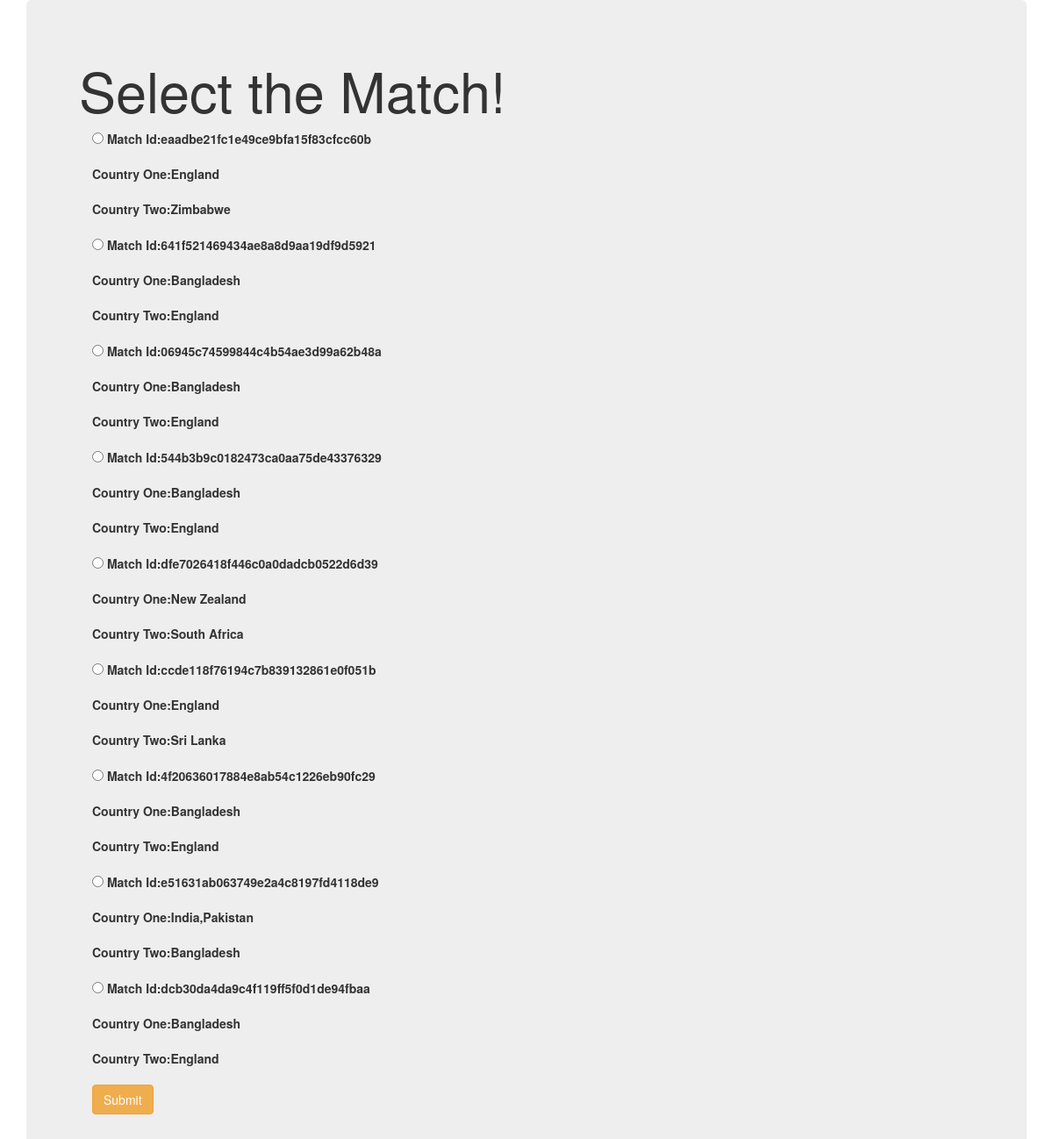
Page /edit_selection/ on the committed database.
### Yorking/models.py (models this page shows)
class match_user(models.Model):
    match_id=models.CharField(primary_key=True,default=uuid_hex,max_length=100,editable=False)
    country1=models.CharField(max_length=200)
    country2=models.CharField(max_length=200)
    status=models.CharField(max_length=200,default='Not occured')

### Yorking/views.py (the view)
# urls.py: path('edit_selection/',views.edit_selection,name='edit'),
def edit_selection(request):
    match_user_obj=match_user.objects.filter(status__exact='Not occured')
    return render(request,'Yorking/edit_selection.html',{'matchcountries':match_user_obj})

### templates/Yorking/edit_selection.html (shortened to what this page needs)
<!DOCTYPE html>
{% load static %}
<html lang="en" dir="ltr">
  <head>
    <link rel="stylesheet" href="https://maxcdn.bootstrapcdn.com/bootstrap/3.3.7/css/bootstrap.min.css">
  </head>
  <body>
    <div class="container">
      <div class="jumbotron">
        <h1>Select the Match!</h1>
        <div class="container">
          <form action="{% url 'Yorking:playerperfomance' %}" method="POST">
            {% for i in matchcountries %}
            <div class="form-group">
              <input type="radio" name="matchid" value={{i.match_id}}>
              <label for="player">Match Id:{{i.match_id}}</label><p></p>
              <label for="player">Country One:{{i.country1}}</label><p></p>
              <label for="player">Country Two:{{i.country2}}</label><p></p>
            </div>
            {% endfor %}
            <button type="submit" name='submit' class="btn btn-warning margin-bottom button">Submit</button>
          </form>
        </div>
      </div>
    </div>
  </body>
</html>

### rows in the picture
match_user: match_id "eaadbe21fc1e49ce9bfa15f83cfcc60b", country1 "England", country2 "Zimbabwe"
match_user: match_id "641f521469434ae8a8d9aa19df9d5921", country1 "Bangladesh", country2 "England"
match_user: match_id "06945c74599844c4b54ae3d99a62b48a", country1 "Bangladesh", country2 "England"
match_user: match_id "544b3b9c0182473ca0aa75de43376329", country1 "Bangladesh", country2 "England"
match_user: match_id "dfe7026418f446c0a0dadcb0522d6d39", country1 "New Zealand", country2 "South Africa"
match_user: match_id "ccde118f76194c7b839132861e0f051b", country1 "England", country2 "Sri Lanka"
match_user: match_id "4f20636017884e8ab54c1226eb90fc29", country1 "Bangladesh", country2 "England"
match_user: match_id "e51631ab063749e2a4c8197fd4118de9", country1 "India,Pakistan", country2 "Bangladesh"
match_user: match_id "dcb30da4da9c4f119ff5f0d1de94fbaa", country1 "Bangladesh", country2 "England"
